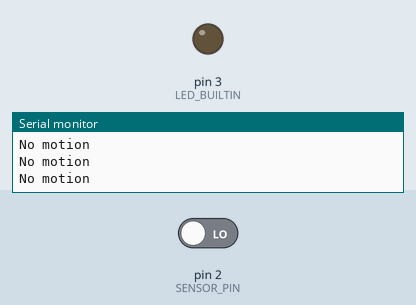
A sketch run on a simulated Arduino Uno, built with avr-gcc and run on an emulated ATmega328P. Parts: output pins drawn as LEDs (lit = HIGH), the last lines printed to the serial monitor. The inputs (shaded band) are chosen by the test bench; at power-on: pin 2 (SENSOR_PIN) LOW.

Above: at 2.3 s.
2.4 s: pin 2 (SENSOR_PIN) driven HIGH
At 3.8 s:
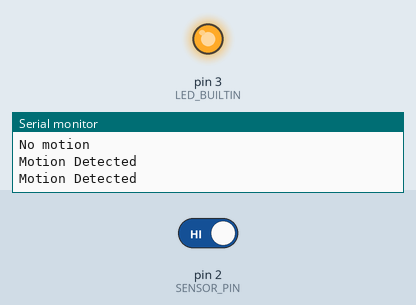
4.5 s: pin 2 (SENSOR_PIN) driven LOW
At 5.0 s:
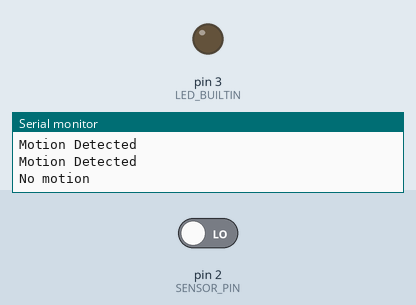
Timing chart, 0 to 7.5 s (numbered marks = the images above; inputs shaded):
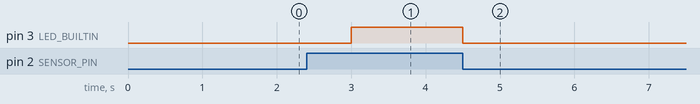

Measured:
- after the input at 2.4 s, pin 3 (LED_BUILTIN): LOW → HIGH after 0.60 s
- after the input at 4.5 s, pin 3 (LED_BUILTIN): HIGH → LOW at once

The sketch:

task1_1p1.ino
```cpp
int sensorState = 0;

#define SENSOR_PIN 2
#define LED_BUILTIN 3

void setup()
{
  Serial.begin(9600);

  pinMode(LED_BUILTIN, OUTPUT);
  pinMode(SENSOR_PIN, INPUT);
  Serial.println("Motion Sensing");
}

void loop()
{
  int sensorValue = digitalRead(SENSOR_PIN);


  if(sensorValue == HIGH){
    Serial.println("Motion Detected");

    digitalWrite(LED_BUILTIN, HIGH);
    delay(750);
  }

  else{
    Serial.println("No motion");
    digitalWrite(LED_BUILTIN, LOW);
    delay(750);
  }

}
```
